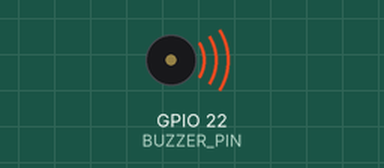
Bench run of a sketch on a simulated ESP32. Parts: buzzer (waves = sounding).

Above: at 0.2 s.
Timing chart, 0 to 3.0 s (numbered marks = the images above):
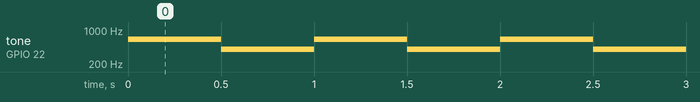

The sketch:

diy2-4-4.ino
```cpp
#define BITS 10
#define BUZZER_PIN 22  // 蜂鳴器接在腳22

typedef struct data {
  uint16_t pitch;    // 音高頻率
  uint16_t interval; // 間隔時間
} note;  // 自訂類型

note tones[] = {   // 宣告儲存「音調」結構體的陣列
  {650, 500},
  {400, 500}
};

byte toneSize = sizeof(tones) / sizeof(note);

void alarmSnd() {
  static uint8_t i = 0;
  ledcWriteTone(0, tones[i].pitch);
  delay(tones[i].interval);
  if (++i % toneSize == 0) {
    i = 0;
  }
}

void setup() {
#if ESP_ARDUINO_VERSION >= ESP_ARDUINO_VERSION_VAL(3, 0, 0)
  ledcAttachChannel(BUZZER_PIN, 2000, BITS, 0);  // 接腳, 頻率, 解析度, 通道
#else
  ledcSetup(0, 2000, BITS);   // PWM預設為20KHz，10位元解析度。
  ledcAttachPin(BUZZER_PIN, 0);
#endif
}

void loop() {
  alarmSnd();
}
```

Measured:
- by itself, tone on GPIO 22 (BUZZER_PIN): alternates 650 Hz for 0.50 s and 400 Hz for 0.50 s
